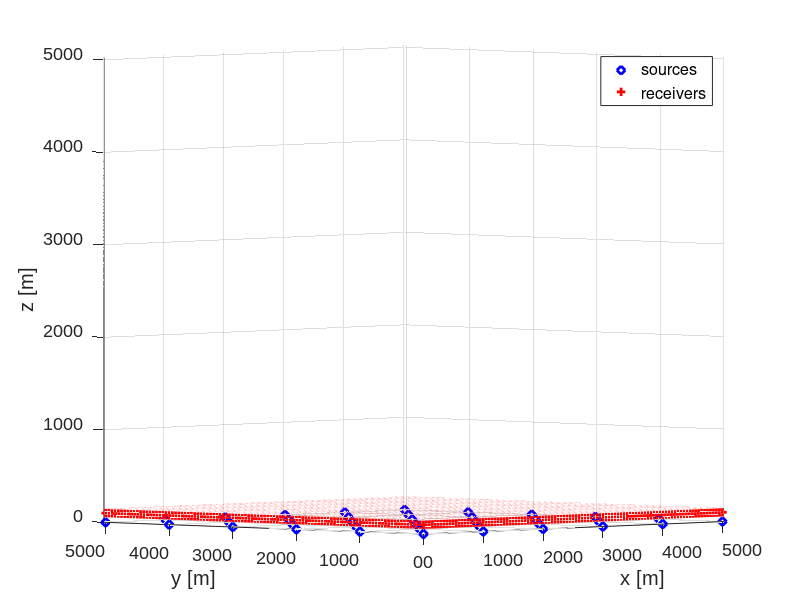

Recreate this plot in MATLAB.
% Autor: Tiago Tavares
%%
zi=4; %gz
space=2; %dgx
space_s = 40; %dsx
g0=0; %gxi
gf=201; % gxf

dh=25; %dx dy dz
dt=0.001;
f=5; %fpeak
bw = 30;

xp=40; %sxi 
yp=40; %syi
zp=35;
% xs=11; ys=11; zs=6;

%%

zsi=0; %sz

nxs=length(1:space_s:gf);
nys=length(1:space_s:gf);
xs = [];
ys = [];

nsrc = 169; %n_src
if nsrc >= nxs*nys
    nsrc=nxs*nys;
end

src_i = 0;
for xi=0:nxs-1
    for yi=0:nys-1
        ind = xi*nys + yi;
        xs(ind+1) = space_s*xi;
        ys(ind+1) = space_s*yi;
        src_i=src_i+1;
        if src_i>=nsrc
           break 
        end
    end
    if src_i>=nsrc
       break 
    end
end
zs = zsi*ones(nsrc,1)';

%%

nx=length(1:space:gf);
ny=length(1:space:gf);
nrcv = nx*ny;

xr = zeros(nrcv,1);
yr = zeros(nrcv,1);
zr = zi*ones(nrcv,1);

for xi=0:nx-1
    for yi=0:ny-1
        ind = xi*ny + yi;
        xr(ind+1) = space*xi;
        yr(ind+1) = space*yi;
    end
end

close all
figure1 = figure;
axes1 = axes('Parent',figure1);
plot3(xs*dh, ys*dh, zs*dh, 'bd', 'LineWidth', 2); 
hold on;
% plot3(11, 11, 31, 'r+', 'LineWidth', 2);
plot3(xr*dh, yr*dh, zr*dh, 'r+', 'LineWidth', 2);
% plot3(xp*dh, yp*dh, zp*dh, 'ko', 'LineWidth', 2);
grid on;
axis([g0 gf g0 gf g0 gf]*dh)
legend('sources', 'receivers');
% legend('source', 'receivers', 'perturbation');
zlabel('z [m]'); ylabel('y [m]'); xlabel('x [m]');
view(axes1,[-46.7527918781726 2.11121495327104]);
set(gca,'FontName','Arial','FontSize',13);
% view(axes1,[-73.8502538071067 15.0939252336449]);

